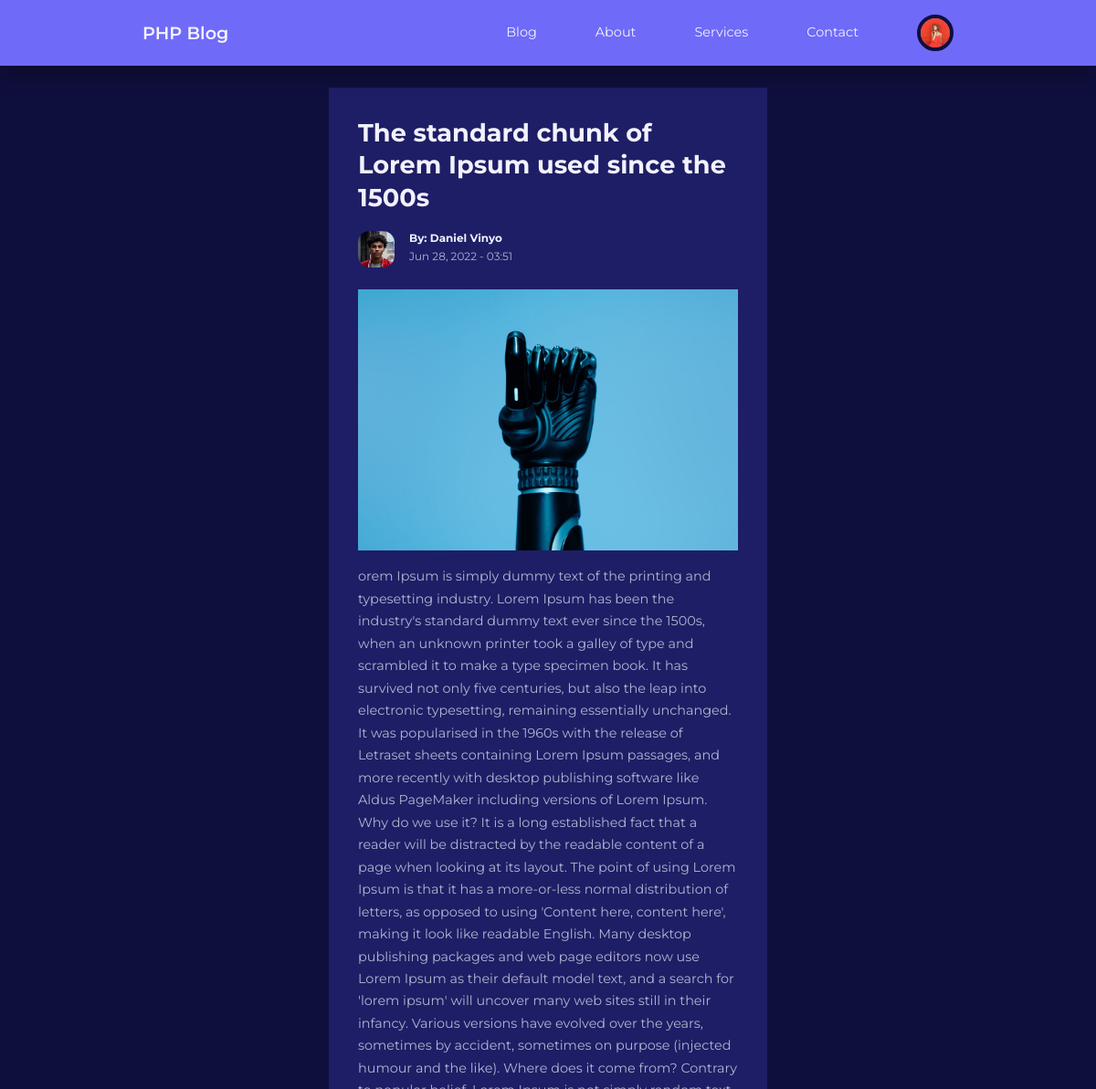
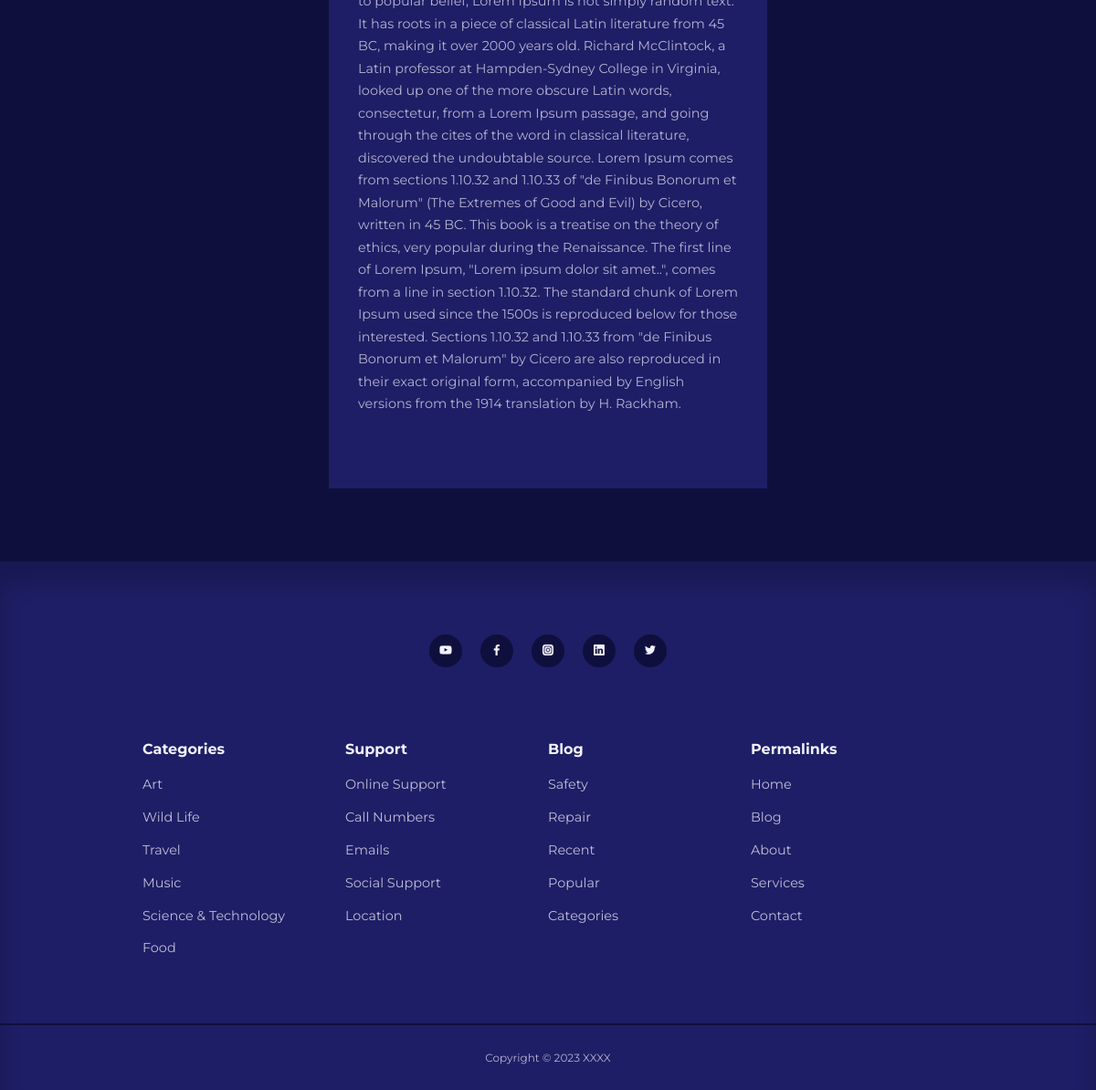
/post.php?id=9 (signed in), run on the app's committed database (2 pictures, top to bottom).
### tables this page shows
CREATE TABLE `users` (
  `id` int(11) UNSIGNED NOT NULL,
  `firstname` varchar(50) NOT NULL,
  `lastname` varchar(50) NOT NULL,
  `username` varchar(50) NOT NULL,
  `email` varchar(100) NOT NULL,
  `password` varchar(255) NOT NULL,
  `avatar` varchar(255) NOT NULL,
  `is_admin` tinyint(1) NOT NULL
);

CREATE TABLE `posts` (
  `id` int(11) UNSIGNED NOT NULL,
  `title` varchar(255) NOT NULL,
  `body` text NOT NULL,
  `thumbnail` varchar(255) NOT NULL,
  `date_time` timestamp NOT NULL DEFAULT current_timestamp(),
  `category_id` int(11) UNSIGNED DEFAULT NULL,
  `author_id` int(11) UNSIGNED NOT NULL,
  `is_featured` tinyint(1) NOT NULL
);

### post.php (the view)
<?php
include "partials/header.php";
if (isset($_GET['id'])) {
    $id = filter_var($_GET['id'], FILTER_SANITIZE_NUMBER_INT);
    $query = "SELECT * FROM posts WHERE id = $id";
    $result = mysqli_query($connection, $query);
    $post = mysqli_fetch_assoc($result);
} else {
    header('location: ' . ROOT_URL . 'blog.php');
    die();
}
?>
<section class="singlepost">
    <div class="container singlepost__container">
        <h2><?= $post['title'] ?></h2>
        <div class="post__author">
            <?php
            $author_id = $post['author_id'];
            $author_query = "SELECT * FROM users WHERE id = $author_id";
            $author_result = mysqli_query($connection, $author_query);
            $author = mysqli_fetch_assoc($author_result);
            $author_name = "{$author['firstname']} {$author['lastname']}";
            $author_avatar = $author['avatar'];
            ?>
            <div class="post__author-avatar">
                <img src="./images/<?= $author_avatar ?>">
            </div>
            <div class="post__author-info">
                <h5>By: <?= $author_name ?></h5>
                <small><?= date("M d, Y - H:i", strtotime($post['date_time'])) ?></small>
            </div>
        </div>
        <div class="singlepost__thumbnail">
            <img src="./images/<?= $post['thumbnail'] ?>">
        </div>
        <p>
            <?= $post['body'] ?>
        </p>
    </div>
</section>
<?php
include "partials/footer.php"
?>

### partials/header.php (shortened to what this page needs)
<?php
require 'config/database.php';
if (isset($_SESSION['user-id'])) {
  $id = filter_var($_SESSION['user-id'], FILTER_SANITIZE_NUMBER_INT);
  $query = "SELECT avatar FROM users WHERE id=$id";
  $result = mysqli_query($connection, $query);
  $avatar = mysqli_fetch_assoc($result)['avatar'];
}
?>
<!DOCTYPE html>
<html lang="en">
<head>
  <link rel="stylesheet" href="<?= ROOT_URL ?>css/style.css">
  <link rel="stylesheet" href="https://unicons.iconscout.com/release/v4.0.0/css/line.css">
</head>
<body>
  <nav>
    <div class="container nav__container">
      <a href="<?= ROOT_URL ?>" class="nav__logo">PHP Blog</a>
      <ul class="nav__items">
        <li><a href="<?= ROOT_URL ?>blog.php">Blog</a></li>
        <li><a href="<?= ROOT_URL ?>about.php">About</a></li>
        <li><a href="<?= ROOT_URL ?>services.php">Services</a></li>
        <li><a href="<?= ROOT_URL ?>contact.php">Contact</a></li>
        <?php if (isset($_SESSION['user-id'])) : ?>
          <li class="nav__profile">
            <div class="avatar">
              <img src="<?= ROOT_URL . 'images/' . $avatar ?>">
            </div>
          </li>
        <?php else : ?>
          <li><a href="signin.php">Signin</a></li>
        <?php endif; ?>
      </ul>
    </div>
  </nav>

### css/style.css (style rules this page uses)
:root { --color-primary: #6f6af8; --color-primary-light: hsl(242, 91%, 69%, 18%); --color-primary-variant: #5854c7; --color-red: #da0f3f; --color-red-light: hsl(346, 87%, 46%, 15%); --color-green: #00c476; --color-green-light: hsl(156, 100%, 38%, 15%); --color-gray-900: #1e1e66; --color-gray-700: #2d2b7c; --color-gray-300: rgba(242, 242, 254, 0.3); --color-gray-200: rgba(242, 242, 254, 0.7); --color-white: #f2f2fe; --color-bg: #0f0f3e; --transition: all 300ms ease; --container-width-lg: 74%; --container-width-md: 88%; --form-width: 40%; --card-border-radius-1: 0.3rem; --card-border-radius-2: 0.5rem; --card-border-radius-3: 0.8rem; --card-border-radius-4: 2rem; --card-border-radius-5: 5rem; }
* { margin: 0; padding: 0; outline: 0; border: 0; appearance: 0; list-style: none; text-decoration: none; box-sizing: border-box; }
body { font-family: 'Montserrat', sans-serif; line-height: 1.6; color: var(--color-gray-200); overflow-x: hidden; background: var(--color-bg); font-size: 0.9rem; }
.container { width: var(--container-width-lg); max-width: 1800px; margin-inline: auto; }
section { margin-top: 3rem; width: 100vw; }
h1, h2, h3, h4, h5 { color: var(--color-white); line-height: 1.3; }
h2 { font-size: 1.7rem; margin: 1rem 0; }
a { color: var(--color-white); transition: var(--transition); }
img { display: block; width: 100%; object-fit: cover; }
nav { background: var(--color-primary); width: 100vw; height: 4.5rem; position: fixed; top: 0; z-index: 10; box-shadow: 0 1rem 1rem rgba(0, 0, 0, 0.2); }
.nav__container { height: 100%; display: flex; align-items: center; justify-content: space-between; }
.avatar { width: 2.5rem; height: 2.5rem; border-radius: 50%; overflow: hidden; border: 0.3rem solid var(--color-bg); }
.nav__logo { font-weight: 600; font-size: 1.2rem; }
.nav__items { display: flex; align-items: center; gap: 4rem; }
.nav__profile { position: relative; cursor: pointer; }
.post__author { display: flex; gap: 1rem; margin-top: 1.2rem; }
.post__author-avatar { width: 2.5rem; height: 2.5rem; border-radius: var(--card-border-radius-3); overflow: hidden; }
.singlepost { margin: 6rem 0 5rem; }
.singlepost__container { width: var(--form-width); background: var(--color-gray-900); padding: 1rem 2rem 5rem; }
.singlepost__thumbnail { margin: 1.5rem 0 1rem; }
.singlepost__container p { margin-top: 0.6rem; line-height: 1.7; }

### data on the page
users: avatar (picture)
posts: title "The standard chunk of Lorem Ipsum used since the 1500s", date_time "Jun 28, 2022 - 03:51", thumbnail (picture), body "orem Ipsum is simply dummy text of the printing and typesetting industry. Lorem Ipsum has been the industry's standard dummy text ever since the 1500s, when an unknown printer took a galley of type and scrambled it to make a type specimen book. It has survived not only five centuries, but also the leap into electronic typesetting, remaining essentially unchanged. It was popularised in the 1960s with the release of Letraset sheets containing Lorem Ipsum passages, and more recently with desktop publishing software like Aldus PageMaker including versions of Lorem Ipsum. Why do we use it? It is a long established fact that a reader will be distracted by the readable content of a page when…"
users: avatar (picture), author_name "Daniel Vinyo"
